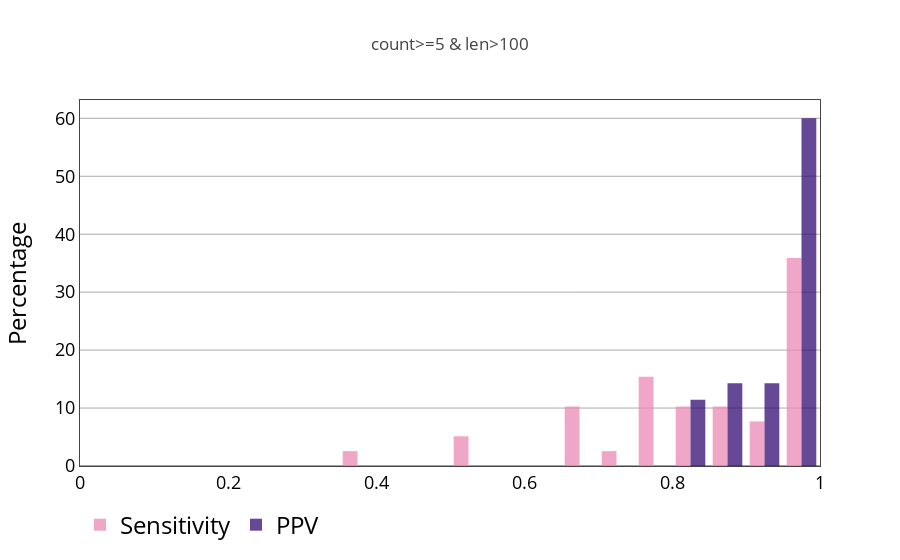

Write notebook code for a chart like this one.
### Code cell
fig = make_hist_2(df_metric[(df_metric['rnafold_count']>=5) & (df_metric['len'] > 100)],
                 'count>=5 & len>100')
iplot(fig)

### Figure 1 — Plotly figure (JSON) as saved in the notebook; plotly's stock layout.template omitted (floating-point values rounded to 4 significant figures)
{"data": [{"histnorm": "percent", "marker": {"color": "#EB89B5"}, "name": "Sensitivity", "opacity": 0.75, "type": "histogram", "uid": "2e1ee65f-0965-4713-b755-93599bc42b54", "x": [0.85, 1, 1, 1, 0.9211, 1, 0.7778, 0.7879, 0.8, 1, 1, 1, 1, 1, 0.9737, 0.9737, 1, 0.9474, 0.9677, 0.9667, 0.697, 0.697, 0.6765, 0.7714, 0.7429, 0.6857, 0.9697, 0.9706, 1, 1, 0.8571, 1, 1, 0.9714, 1, 0.9714, 1, 0.9706, 1, 0.9697, 0.973, 1, 1, 1, 0.9722, 1, 0.8947, 0.9474, 1, 0.8108, 0.7838, 0.8108, 0.7568, 0.9787, 0.9787, 0.5116, 0.3953, 0.5238, 0.8718, 0.8205, 1, 0.7714, 1, 1, 1], "xbins": {"end": 1, "size": 0.05, "start": 0}}, {"histnorm": "percent", "marker": {"color": "#330C73"}, "name": "PPV", "opacity": 0.75, "type": "histogram", "uid": "89a50852-7e8c-431f-9549-03a6fe71fa28", "x": [0.9714, 1, 0.9615, 1, 1, 1, 0.9655, 1, 0.9655, 0.9643, 0.9333, 1, 0.9643, 1, 0.9737, 0.9737, 1, 0.9474, 1, 0.9667, 0.8214, 0.8214, 0.8214, 1, 0.963, 0.8889, 0.9697, 0.9706, 1, 1, 1, 0.9706, 1, 0.9714, 1, 1, 1, 1, 1, 0.9697, 0.973, 1, 1, 1, 0.9722, 1, 0.8718, 1, 1, 0.9091, 0.8788, 0.9091, 0.8485, 0.9787, 0.9787, 0.88, 1, 0.88, 1, 0.9412, 1, 0.9643, 0.975, 1, 1], "xbins": {"end": 1, "size": 0.05, "start": 0}}], "layout": {"legend": {"font": {"color": "#000", "size": 24}, "orientation": "h"}, "paper_bgcolor": "rgba(0,0,0,0)", "plot_bgcolor": "rgba(0,0,0,0)", "title": {"text": "count>=5 & len>100"}, "xaxis": {"mirror": true, "range": [0, 1], "showgrid": false, "showline": true, "tickfont": {"color": "#000", "size": 18}, "title": {"font": {"color": "#000", "size": 24}}, "zeroline": false}, "yaxis": {"gridcolor": "darkgray", "gridwidth": 1, "mirror": true, "showgrid": true, "showline": true, "tickfont": {"color": "#000", "size": 18}, "title": {"font": {"color": "#000", "size": 24}, "text": "Percentage"}}}}
